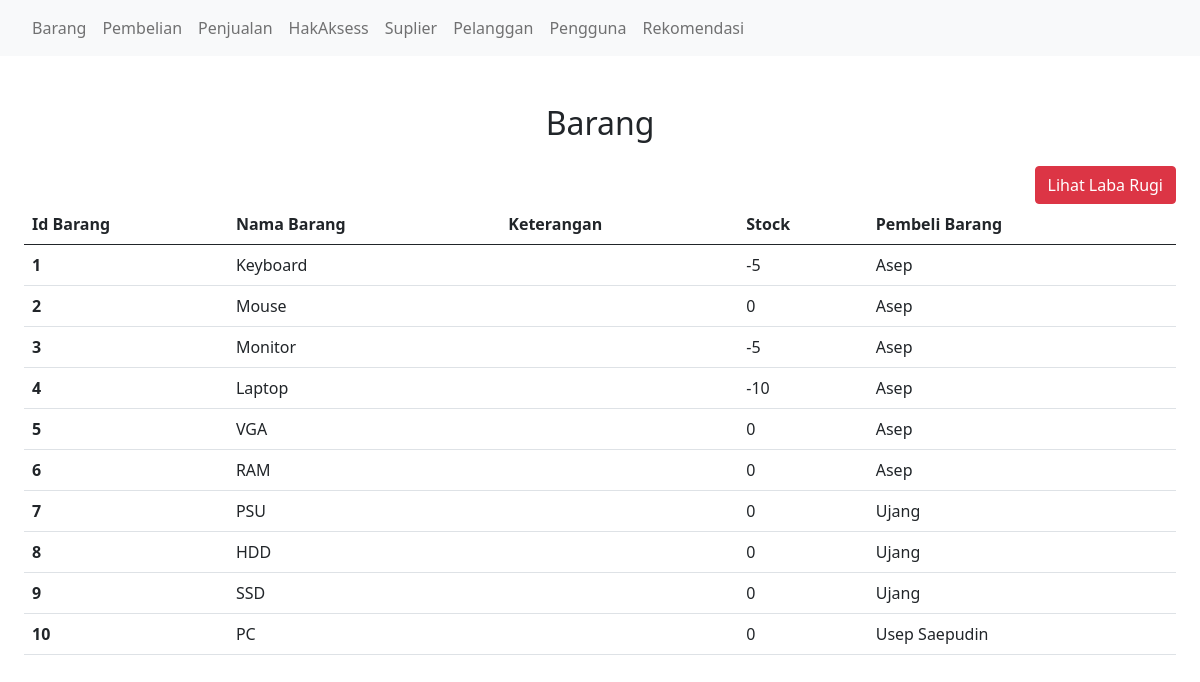
Before: / with the older database file.
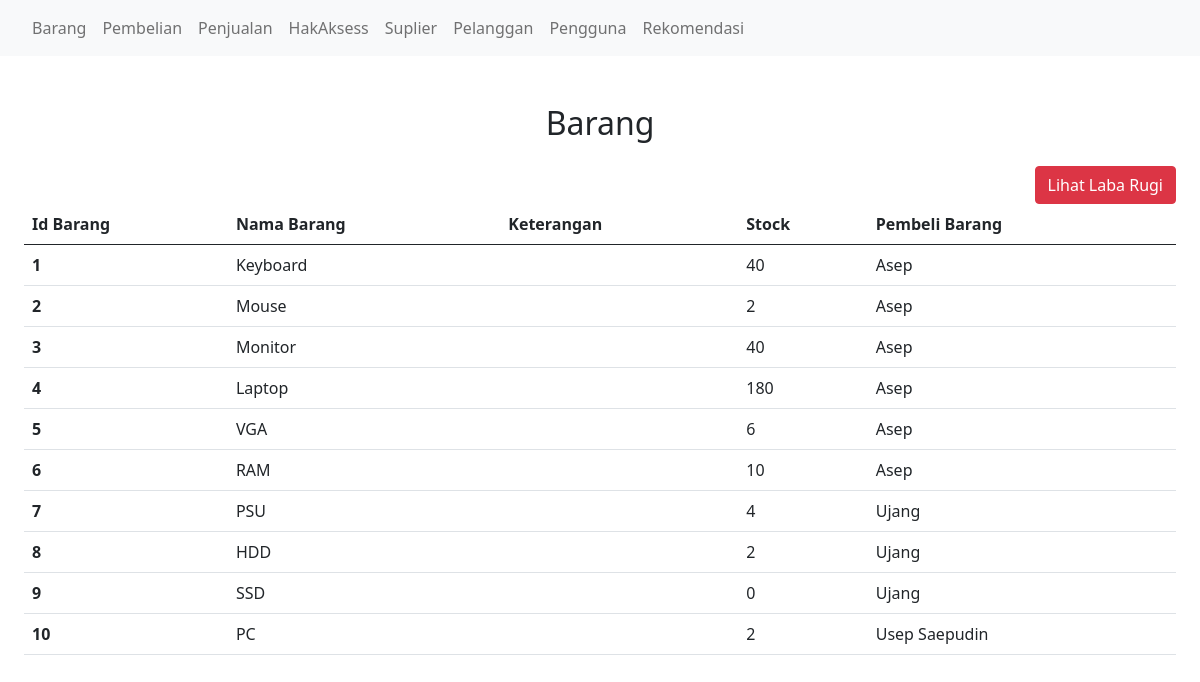
After: the same page with the newer database file.
### tables this page shows
CREATE TABLE `Barang` (
  `idBarang` int(11) NOT NULL AUTO_INCREMENT,
  `NamaBarang` varchar(100) NOT NULL,
  `Keterangan` varchar(100) DEFAULT NULL,
  `Stock` int(11) DEFAULT '0',
  `idPengguna` int(11) DEFAULT NULL,
  `Paket` int(11) DEFAULT NULL,
  PRIMARY KEY (`idBarang`),
  KEY `Barang_FK` (`idPengguna`),
  CONSTRAINT `Barang_FK` FOREIGN KEY (`idPengguna`) REFERENCES `Pengguna` (`idPengguna`)
);

CREATE TABLE `Pengguna` (
  `idPengguna` int(11) NOT NULL AUTO_INCREMENT,
  `NamaPengguna` varchar(100) NOT NULL,
  `Password` varchar(100) NOT NULL,
  `NamaDepan` varchar(100) DEFAULT NULL,
  `NamaBelakang` varchar(100) DEFAULT NULL,
  `Alamat` varchar(100) DEFAULT NULL,
  `idAksess` int(11) DEFAULT NULL,
  PRIMARY KEY (`idPengguna`),
  KEY `Pengguna_FK` (`idAksess`),
  CONSTRAINT `Pengguna_FK` FOREIGN KEY (`idAksess`) REFERENCES `HakAksess` (`idHakAksess`)
);

### index.php (the view, shortened to what this page needs)
<!DOCTYPE html>
<html lang="en">
<head>
  <link href="https://cdn.jsdelivr.net/npm/bootstrap@5.0.2/dist/css/bootstrap.min.css" rel="stylesheet"
>
</head>
<body>
  <nav class="navbar navbar-expand-lg navbar-light bg-light px-4">
    <div class="collapse navbar-collapse" id="navbarNavAltMarkup">
      <div class="navbar-nav">
        <a class="nav-item nav-link" href="/">Barang</a>
        <a class="nav-item nav-link" href="/pembelian.php">Pembelian</a>
        <a class="nav-item nav-link" href="/penjualan.php">Penjualan</a>
        <a class="nav-item nav-link" href="/hakAksess.php">HakAksess</a>
        <a class="nav-item nav-link" href="/suplier.php">Suplier</a>
        <a class="nav-item nav-link" href="/pelanggan.php">Pelanggan</a>
        <a class="nav-item nav-link" href="/Pengguna/index.php">Pengguna</a>
        <a class="nav-item nav-link" href="/RekomendasiPaket.php">Rekomendasi</a> </div>
    </div>
  </nav>
  <div class="px-4 mt-5">
    <h2 class="text-center mb-4">Barang</h2>
    <div class="d-flex flex-row-reverse">
      <a href="../labaRugi.php" class="btn btn-danger">Lihat Laba Rugi</a>
    </div>
    <table class="table">
      <thead class="thead-dark">
        <tr>
          <th scope="col">Id Barang</th>
          <th scope="col">Nama Barang</th>
          <th scope="col">Keterangan</th>
          <th scope="col">Stock</th>
          <th scope="col">Pembeli Barang</th>
        </tr>
      </thead>
      <tbody>
        <?php
            require 'connection.php';
            $result = mysqli_query($conn, "SELECT Barang.idBarang, Barang.NamaBarang, Barang.Keterangan, IFNULL( sum(Pembelian.JumlahPembelian), 0 ) - IFNULL( sum(Penjualan.JumlahPenjualan),0) as Stock, Pengguna.NamaPengguna as Pembeli
            FROM Barang
            left join Pembelian on Barang.idBarang = Pembelian.idBarang
            left join Penjualan on Barang.idBarang = Penjualan.idBarang
            left join Pengguna on Barang.idPengguna =  Pengguna.idPengguna
            GROUP by Barang.idBarang;");
            if (mysqli_num_rows($result) > 0) {
                while ($row = mysqli_fetch_assoc($result)) {
                    $idBarang = $row["idBarang"];
                    $NamaBarang = $row["NamaBarang"];
                    $Stock = $row["Stock"];
                    $keterangan = $row['Keterangan'];
                    $pengguna = $row['Pembeli'];
                    echo  "<tr>
                    <th>$idBarang</th>
                    <td>$NamaBarang</td>
                    <td>$keterangan</td>
                    <td>$Stock</td>
                    <td>$pengguna</td>
                  </tr>";
                }
            }
        ?>
      </tbody>
    </table>
  </div>
</body>
</html>

Changed rows visible on the page:
changed barang "Keyboard": Stock "-5" → "40"
changed barang "Mouse": Stock "0" → "2"
changed barang "Monitor": Stock "-5" → "40"
changed barang "Laptop": Stock "-10" → "180"
changed barang "VGA": Stock "0" → "6"
changed barang "RAM": Stock "0" → "10"
changed barang "PSU": Stock "0" → "4"
changed barang "HDD": Stock "0" → "2"
changed barang "PC": Stock "0" → "2"
